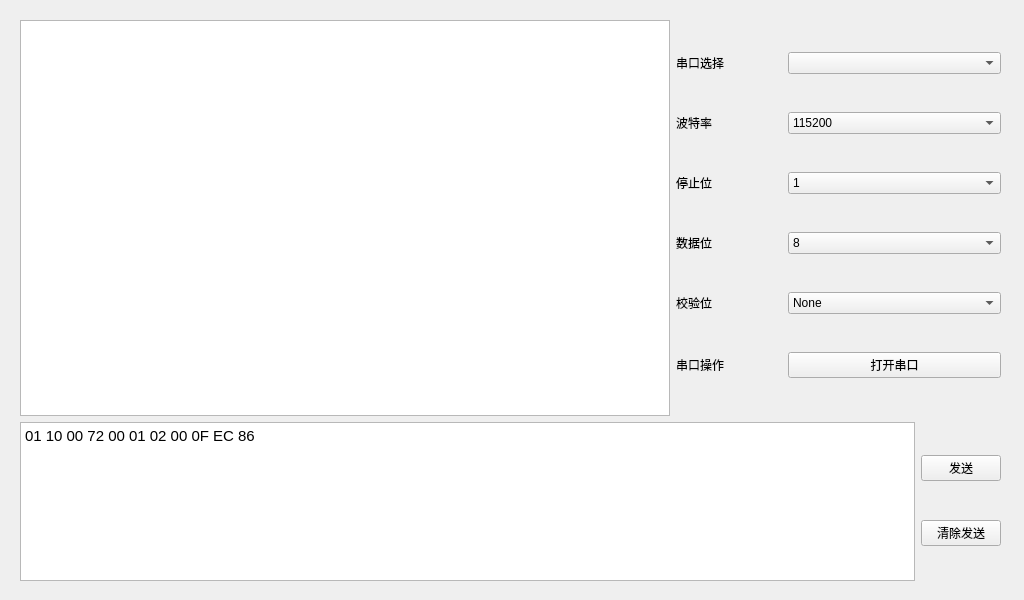
<?xml version="1.0" encoding="UTF-8"?>
<ui version="4.0">
 <class>Widget</class>
 <widget class="QWidget" name="Widget">
  <property name="geometry">
   <rect>
    <x>0</x>
    <y>0</y>
    <width>1024</width>
    <height>600</height>
   </rect>
  </property>
  <property name="windowTitle">
   <string>Widget</string>
  </property>
  <widget class="QWidget" name="layoutWidget">
   <property name="geometry">
    <rect>
     <x>20</x>
     <y>20</y>
     <width>981</width>
     <height>561</height>
    </rect>
   </property>
   <layout class="QVBoxLayout" name="verticalLayout_3" stretch="5,2">
    <item>
     <layout class="QHBoxLayout" name="horizontalLayout_8" stretch="4,2">
      <item>
       <widget class="QTextBrowser" name="textBrowser"/>
      </item>
      <item>
       <layout class="QVBoxLayout" name="verticalLayout">
        <item>
         <layout class="QHBoxLayout" name="horizontalLayout" stretch="1,2">
          <item>
           <widget class="QLabel" name="label">
            <property name="text">
             <string>串口选择</string>
            </property>
           </widget>
          </item>
          <item>
           <widget class="QComboBox" name="comboBox"/>
          </item>
         </layout>
        </item>
        <item>
         <layout class="QHBoxLayout" name="horizontalLayout_2" stretch="1,2">
          <item>
           <widget class="QLabel" name="label_2">
            <property name="text">
             <string>波特率</string>
            </property>
           </widget>
          </item>
          <item>
           <widget class="QComboBox" name="comboBox_2">
            <item>
             <property name="text">
              <string>115200</string>
             </property>
            </item>
            <item>
             <property name="text">
              <string>57600</string>
             </property>
            </item>
            <item>
             <property name="text">
              <string>38400</string>
             </property>
            </item>
            <item>
             <property name="text">
              <string>19200</string>
             </property>
            </item>
            <item>
             <property name="text">
              <string>9600</string>
             </property>
            </item>
           </widget>
          </item>
         </layout>
        </item>
        <item>
         <layout class="QHBoxLayout" name="horizontalLayout_3" stretch="1,2">
          <item>
           <widget class="QLabel" name="label_3">
            <property name="text">
             <string>停止位</string>
            </property>
           </widget>
          </item>
          <item>
           <widget class="QComboBox" name="comboBox_3">
            <item>
             <property name="text">
              <string>1</string>
             </property>
            </item>
            <item>
             <property name="text">
              <string>2</string>
             </property>
            </item>
           </widget>
          </item>
         </layout>
        </item>
        <item>
         <layout class="QHBoxLayout" name="horizontalLayout_4" stretch="1,2">
          <item>
           <widget class="QLabel" name="label_4">
            <property name="text">
             <string>数据位</string>
            </property>
           </widget>
          </item>
          <item>
           <widget class="QComboBox" name="comboBox_4">
            <item>
             <property name="text">
              <string>8</string>
             </property>
            </item>
            <item>
             <property name="text">
              <string>7</string>
             </property>
            </item>
            <item>
             <property name="text">
              <string>6</string>
             </property>
            </item>
            <item>
             <property name="text">
              <string>5</string>
             </property>
            </item>
           </widget>
          </item>
         </layout>
        </item>
        <item>
         <layout class="QHBoxLayout" name="horizontalLayout_5" stretch="1,2">
          <item>
           <widget class="QLabel" name="label_5">
            <property name="text">
             <string>校验位</string>
            </property>
           </widget>
          </item>
          <item>
           <widget class="QComboBox" name="comboBox_5">
            <item>
             <property name="text">
              <string>None</string>
             </property>
            </item>
            <item>
             <property name="text">
              <string>Even</string>
             </property>
            </item>
            <item>
             <property name="text">
              <string>Odd</string>
             </property>
            </item>
            <item>
             <property name="text">
              <string>Space</string>
             </property>
            </item>
            <item>
             <property name="text">
              <string>Mark</string>
             </property>
            </item>
           </widget>
          </item>
         </layout>
        </item>
        <item>
         <layout class="QHBoxLayout" name="horizontalLayout_6" stretch="1,2">
          <item>
           <widget class="QLabel" name="label_6">
            <property name="text">
             <string>串口操作</string>
            </property>
           </widget>
          </item>
          <item>
           <widget class="QPushButton" name="pushButton">
            <property name="text">
             <string>打开串口</string>
            </property>
            <property name="checkable">
             <bool>true</bool>
            </property>
           </widget>
          </item>
         </layout>
        </item>
       </layout>
      </item>
     </layout>
    </item>
    <item>
     <layout class="QHBoxLayout" name="horizontalLayout_7">
      <item>
       <widget class="QTextEdit" name="textEdit">
        <property name="html">
         <string>&lt;!DOCTYPE HTML PUBLIC &quot;-//W3C//DTD HTML 4.0//EN&quot; &quot;http://www.w3.org/TR/REC-html40/strict.dtd&quot;&gt;
&lt;html&gt;&lt;head&gt;&lt;meta name=&quot;qrichtext&quot; content=&quot;1&quot; /&gt;&lt;style type=&quot;text/css&quot;&gt;
p, li { white-space: pre-wrap; }
&lt;/style&gt;&lt;/head&gt;&lt;body style=&quot; font-family:'Ubuntu'; font-size:11pt; font-weight:400; font-style:normal;&quot;&gt;
&lt;p style=&quot; margin-top:0px; margin-bottom:0px; margin-left:0px; margin-right:0px; -qt-block-indent:0; text-indent:0px;&quot;&gt;01 10 00 72 00 01 02 00 0F EC 86&lt;/p&gt;&lt;/body&gt;&lt;/html&gt;</string>
        </property>
       </widget>
      </item>
      <item>
       <layout class="QVBoxLayout" name="verticalLayout_2">
        <item>
         <widget class="QPushButton" name="pushButton_2">
          <property name="text">
           <string>发送</string>
          </property>
         </widget>
        </item>
        <item>
         <widget class="QPushButton" name="pushButton_3">
          <property name="text">
           <string>清除发送</string>
          </property>
         </widget>
        </item>
       </layout>
      </item>
     </layout>
    </item>
   </layout>
  </widget>
 </widget>
 <resources/>
 <connections/>
</ui>
